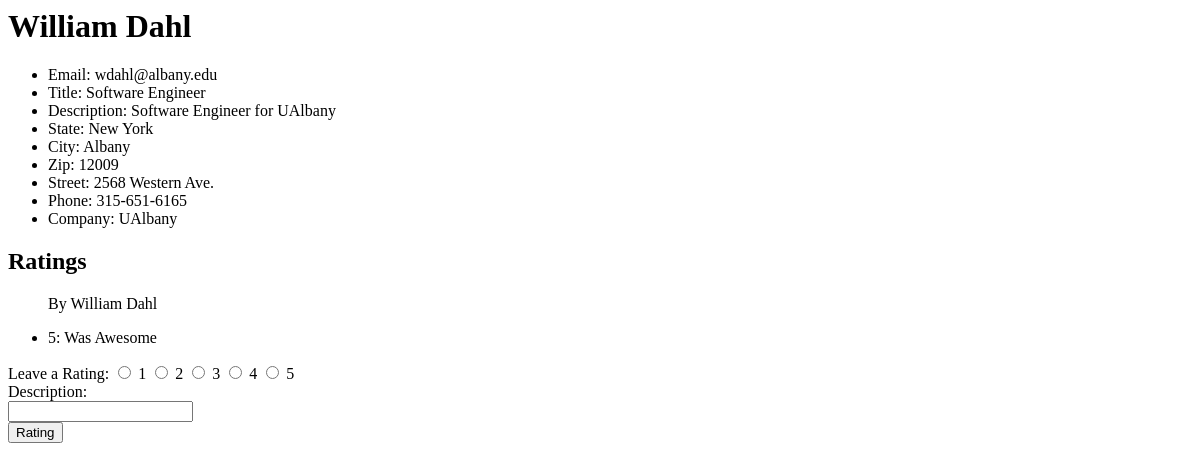
The app's page /RateMyServices/1&1/, older data.
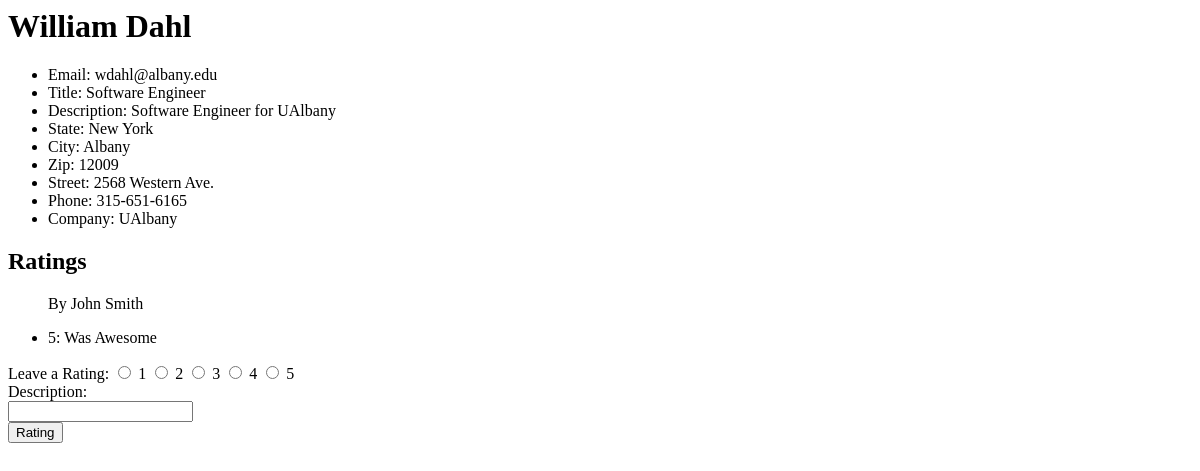
The same page, newer data.
### RateMyServices/models.py (models this page shows, shortened)
class Rating(models.Model):
	rater = models.ForeignKey(GeneralUser, on_delete=models.CASCADE)
	provider = models.ForeignKey(ProfessinalUser, on_delete=models.CASCADE)
	rating = models.IntegerField()
	description = models.CharField(max_length=100)

class GeneralUser(models.Model):
	first_name = models.CharField(max_length=30)
	last_name = models.CharField(max_length=30)
	email = models.EmailField()
	password = models.CharField(max_length=30)
	state = models.ForeignKey(State, on_delete=models.CASCADE)
	city = models.ForeignKey(City, on_delete=models.CASCADE)
	zips = models.ForeignKey(Zip, on_delete=models.CASCADE)
	street = models.CharField(max_length=100)
	phone = models.CharField(max_length=12)

### RateMyServices/views.py (the view)
# urls.py: path('<int:professinaluser_id>&<int:generaluser_id>/', views.user_profile, name='user_profile'),
def user_profile(request, professinaluser_id, generaluser_id):
	pUser = get_object_or_404(ProfessinalUser, id=professinaluser_id)
	gUser = get_object_or_404(GeneralUser, id=generaluser_id)
	return render(request, 'RateMyServices/user_profile.html', {'pUser': pUser, 'gUser': gUser})

### RateMyServices/templates/RateMyServices/user_profile.html (shortened to what this page needs)
<h1>{{ pUser.first_name }} {{ pUser.last_name }}</h1>
<ul>
	<li>Email: {{ pUser.email }}</li>
	<li>Title: {{ pUser.title }}</li>
	<li>Description: {{ pUser.description }}</li>
	<li>State: {{ pUser.state.state }}</li>
	<li>City: {{ pUser.city.city }}</li>
	<li>Zip: {{ pUser.zips.zips }}</li>
	<li>Street: {{ pUser.street }}</li>
	<li>Phone: {{ pUser.phone }}</li>
	<li>Company: {{ pUser.vendor.vendor }}</li>
</ul>
<h2>Ratings</h2>
<ul>
	{% for rating in pUser.rating_set.all %}
	<p>By {{ rating.rater.first_name }} {{ rating.rater.last_name }}</p>
	<li>{{ rating.rating }}: {{ rating.description}}</li>
	{% endfor %}
</ul>
<form action="{% url 'RateMyServices:rate' pUser.id gUser.id%}" method="post">
	Leave a Rating:
	<input type="radio" name="rating" id="rating1" value="1">
	<label for="rating1">1</label>
	<input type="radio" name="rating" id="rating2" value="2">
	<label for="rating2">2</label>
	<input type="radio" name="rating" id="rating3" value="3">
	<label for="rating3">3</label>
	<input type="radio" name="rating" id="rating4" value="4">
	<label for="rating4">4</label>
	<input type="radio" name="rating" id="rating5" value="5">
	<label for="rating5">5</label>
	<br>
	Description:<br>
	<input type="text" name="description"><br>
	<input type="submit" value="Rating">

Row changes from the older to the newer data that the page shows:
removed Rating: rater.first_name "William", rater.last_name "Dahl", rating "5", description "Was Awesome"
added Rating: rater.first_name "John", rater.last_name "Smith", rating "5", description "Was Awesome"
